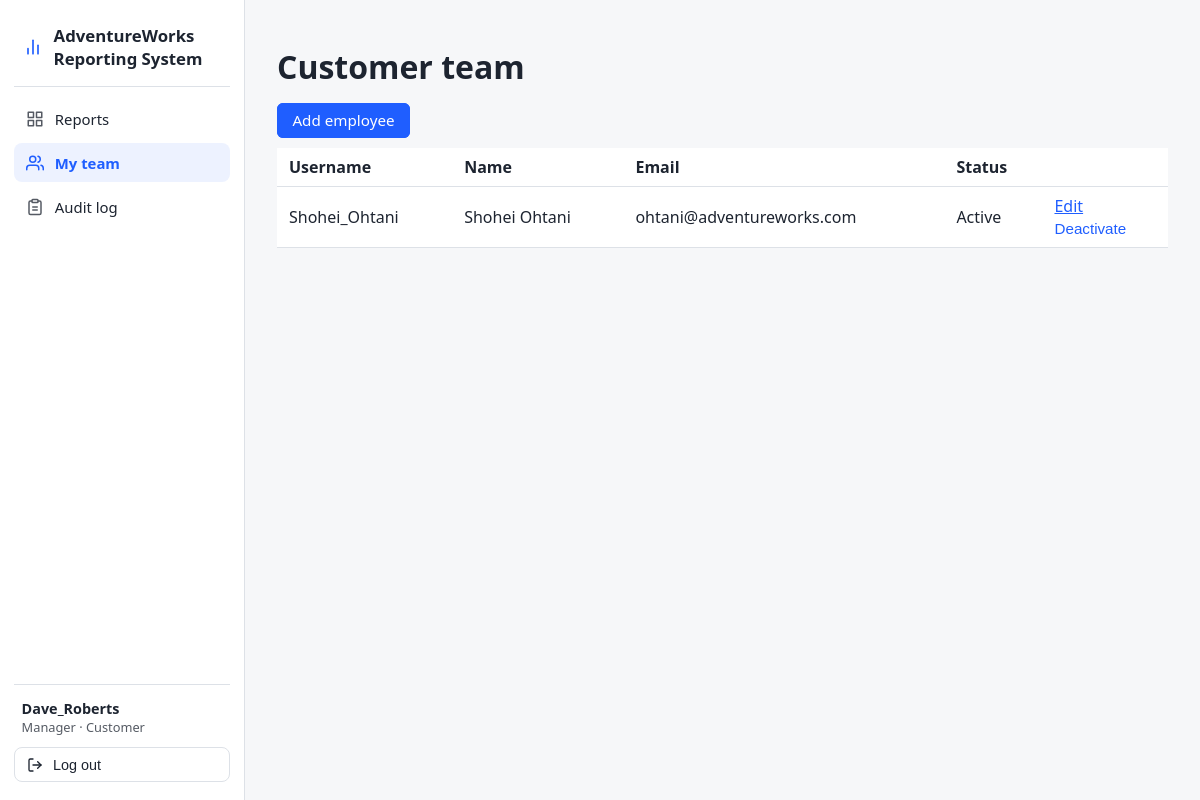
/accounts/team/ (signed in), run on the app's committed database.
### accounts/models.py (models this page shows, shortened)
class User(AbstractUser):
    role = models.CharField(max_length=10, choices=Role.choices, default=Role.EMPLOYEE)
    department = models.CharField(max_length=10, choices=Department.choices, blank=True)

### accounts/views.py (the view)
# urls.py: path("team/", views.TeamListView.as_view(), name="team_list"),
class TeamListView(TeamScopedMixin, ListView):
    template_name = "accounts/team_list.html"
    context_object_name = "employees"

### accounts/mixins.py (called while the page is built)
    def test_func(self):
        u = self.request.user
        return u.is_active and u.role == Role.MANAGER

### accounts/views.py (called while the page is built)
    def get_queryset(self):
        return User.objects.filter(
            role=Role.EMPLOYEE, department=self.request.user.department
        )

### templates/accounts/team_list.html (shortened to what this page needs)
{% extends "base.html" %}
{% block content %}
  <h1>{{ user.get_department_display }} team</h1>
  <p><a class="btn" href="{% url 'accounts:team_create' %}">Add employee</a></p>
  {% if employees %}
    <div class="table-wrap">
      <table>
        <thead><tr><th>Username</th><th>Name</th><th>Email</th><th>Status</th><th></th></tr></thead>
        <tbody>
          {% for e in employees %}
            <tr>
              <td>{{ e.username }}</td>
              <td>{{ e.get_full_name }}</td>
              <td>{{ e.email }}</td>
              <td>{% if e.is_active %}Active{% else %}Inactive{% endif %}</td>
              <td>
                <a href="{% url 'accounts:team_edit' e.pk %}">Edit</a>
                <form method="post" action="{% url 'accounts:team_toggle' e.pk %}">
                  <button type="submit" class="link">{% if e.is_active %}Deactivate{% else %}Reactivate{% endif %}</button>
                </form>
              </td>
            </tr>
          {% endfor %}
        </tbody>
      </table>
    </div>
  {% else %}
    <p>No employees in your department yet.</p>
  {% endif %}
{% endblock %}

### templates/base.html (shortened to what this page needs)
<!doctype html>
<html lang="en">
<head>
</head>
<body>
  <div class="{% if user.is_authenticated %}app-shell{% endif %}">
    {% if user.is_authenticated %}
      <aside class="sidebar">
        <a class="brand" href="{% url 'reports:dashboard' %}">
          <svg width="20" height="20" viewBox="0 0 24 24" fill="none" stroke="currentColor" stroke-width="2" stroke-linecap="round" stroke-linejoin="round">
            <line x1="18" y1="20" x2="18" y2="10"></line>
            <line x1="12" y1="20" x2="12" y2="4"></line>
            <line x1="6" y1="20" x2="6" y2="14"></line>
          </svg>
          <span>AdventureWorks Reporting System</span>
        </a>
        <nav>
          <a class="nav-item {% if request.resolver_match.app_name == 'reports' %}active{% endif %}"
             href="{% url 'reports:dashboard' %}">
            <span>Reports</span>
          </a>
          {% if user.role == "manager" %}
            <a class="nav-item {% if request.resolver_match.app_name == 'accounts' %}active{% endif %}"
               href="{% url 'accounts:team_list' %}">
              <span>My team</span>
            </a>
          {% endif %}
          {% if user.role == "manager" or user.role == "admin" %}
            <a class="nav-item {% if request.resolver_match.app_name == 'audit' %}active{% endif %}"
               href="{% url 'audit:log' %}">
              <span>Audit log</span>
            </a>
          {% endif %}
        </nav>
        <div class="sidebar-footer">
          <div class="user-badge">
            <strong>{{ user.username }}</strong>
            <span>{{ user.get_role_display }}{% if user.department %} · {{ user.get_department_display }}{% endif %}</span>
          </div>
          <form class="logout-form" method="post" action="{% url 'accounts:logout' %}">
            <button type="submit" class="logout-btn">
              <svg width="16" height="16" viewBox="0 0 24 24" fill="none" stroke="currentColor" stroke-width="2" stroke-linecap="round" stroke-linejoin="round">
                <path d="M9 21H5a2 2 0 0 1-2-2V5a2 2 0 0 1 2-2h4"></path>
                <polyline points="16 17 21 12 16 7"></polyline>
                <line x1="21" y1="12" x2="9" y2="12"></line>
              </svg>
              <span>Log out</span>
            </button>
          </form>
        </div>
      </aside>
    {% endif %}
    <div class="main-wrap">
      <main>{% block content %}{% endblock %}</main>
    </div>
  </div>
</body>
</html>

### templates/base.html (style rules this page uses)
:root { --bg:#f6f7f9; --fg:#1d2430; --card:#fff; --line:#dde1e7; --accent:#1f5eff; --hover:rgba(31,94,255,.08); }
* { box-sizing: border-box; }
body { margin:0; font-family: system-ui, sans-serif; background:var(--bg); color:var(--fg); }
.app-shell { display:flex; min-height:100vh; }
.sidebar { width:245px; flex-shrink:0; background:var(--card); border-right:1px solid var(--line); display:flex; flex-direction:column; position:sticky; top:0; height:100vh; padding:1.1rem .85rem; }
.sidebar .brand { display:flex; align-items:center; gap:.65rem; font-weight:700; font-size:1.05rem; color:var(--fg); text-decoration:none; padding:.4rem .6rem 1rem .6rem; margin-bottom:.75rem; border-bottom:1px solid var(--line); }
.sidebar .brand svg { color:var(--accent); flex-shrink:0; }
.sidebar nav { display:flex; flex-direction:column; gap:.3rem; flex:1; overflow-y:auto; }
.nav-item { display:flex; align-items:center; gap:.7rem; padding:.6rem .75rem; border-radius:8px; color:var(--fg); text-decoration:none; font-size:.93rem; font-weight:500; transition:background .15s, color .15s; }
.nav-item svg { opacity:.75; flex-shrink:0; }
.nav-item.active { background:var(--hover); color:var(--accent); font-weight:600; }
.nav-item.active svg { opacity:1; color:var(--accent); }
.sidebar-footer { border-top:1px solid var(--line); padding-top:.85rem; margin-top:.75rem; display:flex; flex-direction:column; gap:.65rem; }
.user-badge { padding:0 .5rem; font-size:.85rem; line-height:1.35; }
.user-badge strong { display:block; font-size:.9rem; }
.user-badge span { opacity:.75; font-size:.8rem; }
.logout-form { margin:0; }
.logout-btn { width:100%; display:flex; align-items:center; gap:.65rem; padding:.55rem .75rem; background:transparent; border:1px solid var(--line); border-radius:8px; color:var(--fg); font-size:.9rem; cursor:pointer; text-align:left; }
.main-wrap { flex:1; min-width:0; }
main { max-width:1400px; margin:0 auto; padding:1.5rem 2rem; }
a { color:var(--accent); }
.table-wrap { overflow-x:auto; }
table { width:100%; border-collapse:collapse; background:var(--card); }
th, td { padding:.5rem .75rem; border-bottom:1px solid var(--line); text-align:left; }
button, .btn { padding:.4rem .9rem; border:1px solid var(--accent); background:var(--accent); color:#fff; border-radius:6px; cursor:pointer; text-decoration:none; font-size:.95rem; }
button.link { background:none; border:none; color:var(--accent); padding:0; }

### data on the page
User: username "Dave_Roberts", role "Manager", department "Customer"
User: username "Shohei_Ohtani", get_full_name "Shohei Ohtani", email "ohtani@adventureworks.com", is_active "Active"
